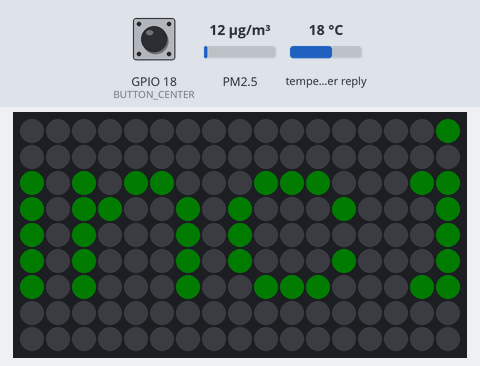
Bench run of a sketch on a simulated ESP32. Shown: 17×9 RGB LED matrix (first LED top left, wired row by row). The inputs (shaded band) are chosen by the test bench; at power-on: GPIO 18 (BUTTON_CENTER) HIGH, PM2.5 12 µg/m³, temperature in the weather reply 18 °C. Dim RGB values are drawn brighter than linear; WiFi joins after 1.5 s; servers stay silent unless stated; the local clock reads 2024-03-15 10:24:30 at power-on unless the sketch sets it; web services answer with replies made up by the test bench; what the sketch prints to the serial monitor is not drawn.

Above: at 11.5 s.
11.6 s: GPIO 18 (BUTTON_CENTER) pulled LOW for 0.15 s
At 25.5 s:
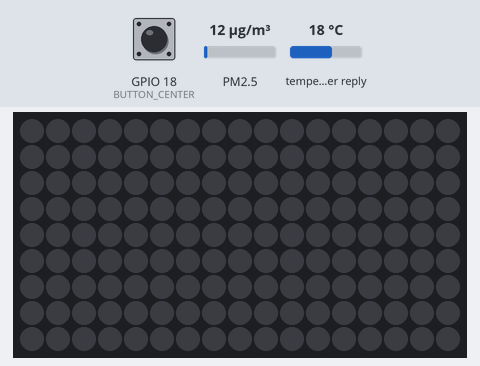
34.3 s: GPIO 18 (BUTTON_CENTER) pulled LOW for 1 s
At 35.32 s:
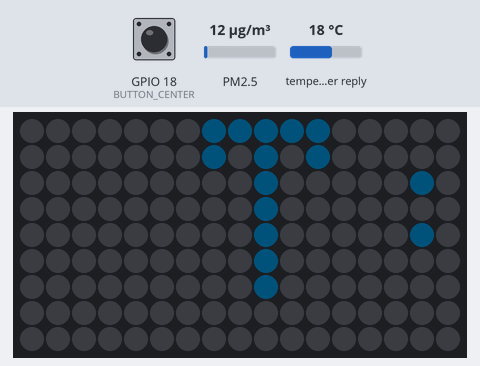
35.9 s: GPIO 18 (BUTTON_CENTER) pulled LOW for 3.2 s
At 35.91 s:
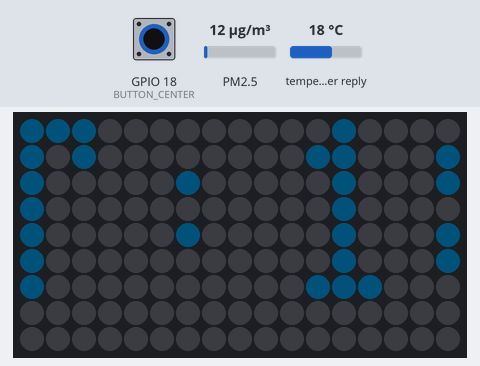

The sketch:

weather_time.ino
```cpp
#include <WiFi.h>
#include <HTTPClient.h>
#include <ArduinoJson.h>
#include <Adafruit_NeoMatrix.h>
#include <Adafruit_NeoPixel.h>
#include <Adafruit_GFX.h>
#include <time.h>

// --- MATRIX CONFIGURATION ---
#define MATRIX_PIN      0
#define MATRIX_WIDTH    17
#define MATRIX_HEIGHT   9
#define MATRIX_OPTIONS  (NEO_MATRIX_TOP + NEO_MATRIX_RIGHT + NEO_MATRIX_COLUMNS)

Adafruit_NeoMatrix matrix = Adafruit_NeoMatrix(
  MATRIX_WIDTH, MATRIX_HEIGHT, MATRIX_PIN,
  MATRIX_OPTIONS, NEO_GRB + NEO_KHZ800
);

// --- WIFI & API CONFIG ---
const char* ssid     = "YOUR_WIFI_NAME";
const char* password = "WIFI PASSWORD";
const char* apiKey   = "OPENWETHER API KEY";
const char* city     = "YOUR CITY";

// --- BUTTON CONFIG ---
#define BUTTON_CENTER 18
volatile bool buttonPressed = false;
portMUX_TYPE mux = portMUX_INITIALIZER_UNLOCKED;

// --- VARIABLES ---
String weatherText = "Fetching...";
bool showWeather = false;
bool colonVisible = true;
unsigned long lastBlink = 0;
unsigned long lastWeatherFetch = 0;
const unsigned long fetchInterval = 10 * 60 * 1000; // 10 minutes

// --- ISR ---
void IRAM_ATTR handleButtonInterrupt() {
  portENTER_CRITICAL_ISR(&mux);
  buttonPressed = true;
  portEXIT_CRITICAL_ISR(&mux);
}

void setup() {
  Serial.begin(115200);
  matrix.begin();
  matrix.setBrightness(3);
  matrix.setTextWrap(false);
  matrix.setTextColor(matrix.Color(0, 255, 0));
  matrix.fillScreen(0);
  matrix.show();

  pinMode(BUTTON_CENTER, INPUT_PULLUP);
  attachInterrupt(digitalPinToInterrupt(BUTTON_CENTER), handleButtonInterrupt, FALLING);

  scrollText("Connecting WiFi...", matrix.Color(255, 255, 0));

  WiFi.begin(ssid, password);
  while (WiFi.status() != WL_CONNECTED) {
    delay(300);
    Serial.print(".");
  }

  scrollText("Syncing Time...", matrix.Color(0, 255, 100));
  configTime(19800, 0, "pool.ntp.org");  // GMT+5:30 for India

  fetchWeatherAndAQI();
  lastWeatherFetch = millis();
}

void loop() {
  if (buttonPressed) {
    portENTER_CRITICAL(&mux);
    buttonPressed = false;
    portEXIT_CRITICAL(&mux);

    showWeather = !showWeather;

    if (showWeather) {
      fetchWeatherAndAQI();  // Optional: fetch only when toggled ON
    }
  }

  if (millis() - lastWeatherFetch > fetchInterval) {
    fetchWeatherAndAQI();
    lastWeatherFetch = millis();
  }

  if (showWeather) {
    scrollText(weatherText, matrix.Color(0, 200, 255));
  } else {
    scrollTime();
  }
}


// --- FUNCTION: Fetch Weather & AQI ---
void fetchWeatherAndAQI() {
  scrollText("Fetching Weather...", matrix.Color(255, 255, 0));

  HTTPClient http;
  String weatherURL = String("http://api.openweathermap.org/data/2.5/weather?q=")
                    + city + "&appid=" + apiKey + "&units=metric";

  http.begin(weatherURL);
  int code = http.GET();

  if (code != HTTP_CODE_OK) {
    weatherText = "Weather Error";
    http.end();
    return;
  }

  String payload = http.getString();
  http.end();

  DynamicJsonDocument doc(1024);
  deserializeJson(doc, payload);

  float temp = doc["main"]["temp"];
  int humidity = doc["main"]["humidity"];
  const char* desc = doc["weather"][0]["main"];
  float lat = doc["coord"]["lat"];
  float lon = doc["coord"]["lon"];

  // AQI FETCH
  String aqiURL = String("http://api.openweathermap.org/data/2.5/air_pollution?lat=")
                + String(lat, 6) + "&lon=" + String(lon, 6) + "&appid=" + apiKey;

  http.begin(aqiURL);
  code = http.GET();
  if (code != HTTP_CODE_OK) {
    weatherText = "AQI Error";
    http.end();
    return;
  }

  String aqiPayload = http.getString();
  http.end();

  DynamicJsonDocument aqiDoc(512);
  deserializeJson(aqiDoc, aqiPayload);

  int aqi = aqiDoc["list"][0]["main"]["aqi"];
  String aqiText = "";

  switch (aqi) {
    case 1: aqiText = "Good"; break;
    case 2: aqiText = "Fair"; break;
    case 3: aqiText = "Moderate"; break;
    case 4: aqiText = "Poor"; break;
    case 5: aqiText = "Hazardous"; break;
    default: aqiText = "Unknown"; break;
  }

  weatherText = "T:" + String(temp, 1) + "C H:" + String(humidity) + "% " +
                String(desc) + " AQI:" + aqiText;
}

// --- FUNCTION: Scroll Text ---
void scrollText(const String &text, uint16_t color) {
  int textWidth = text.length() * 6;
  for (int x = MATRIX_WIDTH; x > -textWidth; x--) {
    matrix.fillScreen(0);
    matrix.setCursor(x, (MATRIX_HEIGHT - 8) / 2);
    matrix.setTextColor(color);
    matrix.print(text);
    matrix.show();
    delay(60);

   // if (buttonPressed) return;  // Exit scroll early on interrupt
  }
}

void drawWiFiIcon(uint8_t level) {
  matrix.fillScreen(0);

  int baseX = 5;
  int baseY = 4;
  uint16_t color = matrix.Color(0, 150, 255);

  if (level >= 1)
    matrix.drawPixel(baseX, baseY, color);
  if (level >= 2) {
    matrix.drawPixel(baseX - 1, baseY + 1, color);
    matrix.drawPixel(baseX + 1, baseY + 1, color);
  }
  if (level >= 3) {
    matrix.drawPixel(baseX - 2, baseY + 2, color);
    matrix.drawPixel(baseX, baseY + 2, color);
    matrix.drawPixel(baseX + 2, baseY + 2, color);
  }

  matrix.setCursor(10, 1);
  matrix.setTextColor(matrix.Color(255, 255, 0));
  matrix.print("WiFi");

  matrix.show();
}

// --- FUNCTION: Scroll Time ---
void scrollTime() {
  struct tm timeinfo;
  if (!getLocalTime(&timeinfo)) return;

  int h = timeinfo.tm_hour;
  int m = timeinfo.tm_min;

  // Always show colon (no blinking)
  String timeStr = String(h / 10) + String(h % 10) + ":" + String(m / 10) + String(m % 10);

  scrollText(timeStr, matrix.Color(0, 255, 0));
}
```

Measured:
- what the display in image 1 shows lasts 0.6 s, from 25.1 s to 25.7 s
